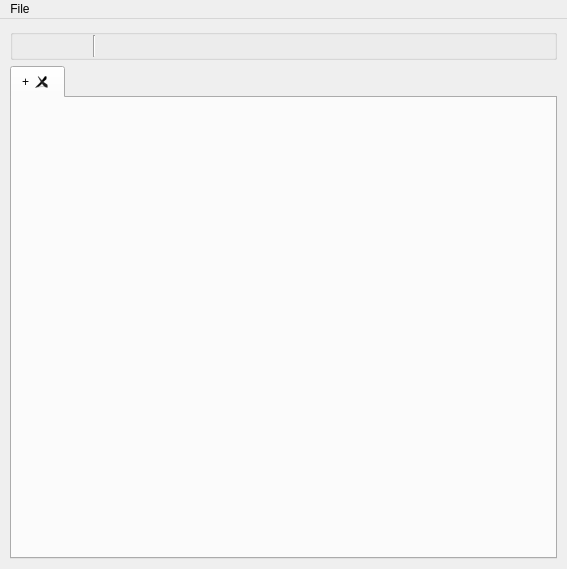
<?xml version="1.0" encoding="UTF-8"?>
<ui version="4.0">
 <class>MainWindow</class>
 <widget class="QMainWindow" name="MainWindow">
  <property name="geometry">
   <rect>
    <x>0</x>
    <y>0</y>
    <width>567</width>
    <height>569</height>
   </rect>
  </property>
  <property name="windowTitle">
   <string>Unreal Script Editor</string>
  </property>
  <widget class="QWidget" name="centralwidget">
   <layout class="QVBoxLayout" name="verticalLayout">
    <property name="leftMargin">
     <number>10</number>
    </property>
    <property name="topMargin">
     <number>10</number>
    </property>
    <property name="rightMargin">
     <number>10</number>
    </property>
    <property name="bottomMargin">
     <number>10</number>
    </property>
    <item>
     <widget class="QGroupBox" name="groupBox">
      <property name="title">
       <string/>
      </property>
      <layout class="QVBoxLayout" name="verticalLayout_2">
       <property name="leftMargin">
        <number>0</number>
       </property>
       <property name="topMargin">
        <number>0</number>
       </property>
       <property name="rightMargin">
        <number>0</number>
       </property>
       <property name="bottomMargin">
        <number>0</number>
       </property>
       <item>
        <layout class="QHBoxLayout" name="horizontalLayout_2">
         <property name="spacing">
          <number>0</number>
         </property>
         <property name="topMargin">
          <number>0</number>
         </property>
         <item>
          <widget class="QPushButton" name="ui_run_all_btn">
           <property name="toolTip">
            <string>execute all commands</string>
           </property>
           <property name="text">
            <string/>
           </property>
           <property name="icon">
            <iconset>
             <normaloff>ICONS:/executeAll.png</normaloff>ICONS:/executeAll.png</iconset>
           </property>
           <property name="iconSize">
            <size>
             <width>25</width>
             <height>25</height>
            </size>
           </property>
           <property name="flat">
            <bool>true</bool>
           </property>
          </widget>
         </item>
         <item>
          <widget class="QPushButton" name="ui_run_sel_btn">
           <property name="toolTip">
            <string>execute selected commands</string>
           </property>
           <property name="text">
            <string/>
           </property>
           <property name="icon">
            <iconset>
             <normaloff>ICONS:/execute.png</normaloff>ICONS:/execute.png</iconset>
           </property>
           <property name="iconSize">
            <size>
             <width>25</width>
             <height>25</height>
            </size>
           </property>
           <property name="flat">
            <bool>true</bool>
           </property>
          </widget>
         </item>
         <item>
          <widget class="Line" name="line_3">
           <property name="orientation">
            <enum>Qt::Vertical</enum>
           </property>
          </widget>
         </item>
         <item>
          <widget class="QPushButton" name="ui_clear_log_btn">
           <property name="toolTip">
            <string>clear unreal log</string>
           </property>
           <property name="text">
            <string/>
           </property>
           <property name="icon">
            <iconset>
             <normaloff>ICONS:/clearHistory.png</normaloff>ICONS:/clearHistory.png</iconset>
           </property>
           <property name="iconSize">
            <size>
             <width>25</width>
             <height>25</height>
            </size>
           </property>
           <property name="flat">
            <bool>true</bool>
           </property>
          </widget>
         </item>
         <item>
          <widget class="QPushButton" name="ui_clear_script_btn">
           <property name="toolTip">
            <string>clear input script</string>
           </property>
           <property name="text">
            <string/>
           </property>
           <property name="icon">
            <iconset>
             <normaloff>ICONS:/clearInput.png</normaloff>ICONS:/clearInput.png</iconset>
           </property>
           <property name="iconSize">
            <size>
             <width>25</width>
             <height>25</height>
            </size>
           </property>
           <property name="flat">
            <bool>true</bool>
           </property>
          </widget>
         </item>
         <item>
          <widget class="QPushButton" name="ui_clear_both_btn">
           <property name="toolTip">
            <string>clear all</string>
           </property>
           <property name="text">
            <string/>
           </property>
           <property name="icon">
            <iconset>
             <normaloff>ICONS:/clearAll.png</normaloff>ICONS:/clearAll.png</iconset>
           </property>
           <property name="iconSize">
            <size>
             <width>25</width>
             <height>25</height>
            </size>
           </property>
           <property name="flat">
            <bool>true</bool>
           </property>
          </widget>
         </item>
         <item>
          <spacer name="horizontalSpacer">
           <property name="orientation">
            <enum>Qt::Horizontal</enum>
           </property>
           <property name="sizeHint" stdset="0">
            <size>
             <width>40</width>
             <height>20</height>
            </size>
           </property>
          </spacer>
         </item>
        </layout>
       </item>
      </layout>
     </widget>
    </item>
    <item>
     <widget class="QTabWidget" name="ui_tab_widget">
      <property name="currentIndex">
       <number>0</number>
      </property>
      <property name="tabsClosable">
       <bool>true</bool>
      </property>
      <widget class="QWidget" name="ui_add_tab">
       <attribute name="title">
        <string>+</string>
       </attribute>
      </widget>
     </widget>
    </item>
   </layout>
  </widget>
  <widget class="QMenuBar" name="menubar">
   <property name="geometry">
    <rect>
     <x>0</x>
     <y>0</y>
     <width>567</width>
     <height>26</height>
    </rect>
   </property>
   <widget class="QMenu" name="menuFile">
    <property name="font">
     <font>
      <family>Bahnschrift</family>
      <pointsize>10</pointsize>
     </font>
    </property>
    <property name="title">
     <string>File</string>
    </property>
    <addaction name="ui_save_action"/>
    <addaction name="ui_open_action"/>
   </widget>
   <addaction name="menuFile"/>
  </widget>
  <action name="ui_save_action">
   <property name="text">
    <string>Save as...</string>
   </property>
   <property name="font">
    <font>
     <family>Bahnschrift</family>
     <pointsize>10</pointsize>
    </font>
   </property>
  </action>
  <action name="ui_open_action">
   <property name="text">
    <string>Open</string>
   </property>
   <property name="font">
    <font>
     <family>Bahnschrift</family>
     <pointsize>10</pointsize>
    </font>
   </property>
  </action>
 </widget>
 <resources/>
 <connections/>
</ui>
